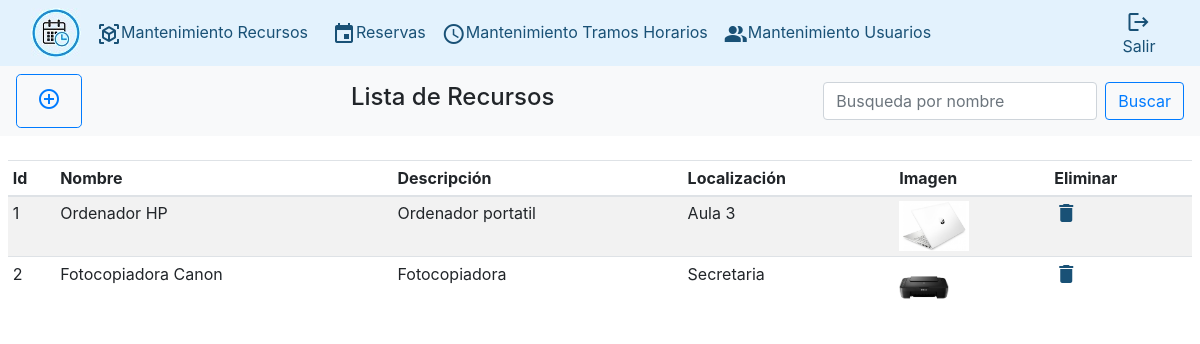
Screenshot of /?controller=resources&&action=showResources (signed in) with the database file from the repository.
### tables this page shows
CREATE TABLE resources (
  id INT AUTO_INCREMENT NOT NULL,
  name VARCHAR(100) NOT NULL,
  description VARCHAR(1000),
  location VARCHAR(200),
  image VARCHAR(2000),
  PRIMARY KEY (id)
);

### Controllers/ResourcesController.php (called while the page is built, shortened)
<?php
class ResourcesController
{
	function showResources()
	{
		$listaResources=Resources::all();
		require_once('Views/Resources/showResources.php');
	}
}
?>

### index.php (called while the page is built, shortened)
<?php
	require_once('Views/Layouts/layout.php');
?>

### Model/Resources.php (called while the page is built, shortened)
<?php
class Resources
{
	private $id;
	private $name;
	private $description;
	private $location;
	private $image;
	public function getId(){
		return $this->id;
	}
	public function setId($id){
		$this->id = $id;
	}
	public function getName(){
		return $this->name;
	}
	public function setName($name){
		$this->name = $name;
	}
	public function getDescription(){
		return $this->description;
	}
	public function setDescription($description){
		$this->description = $description;
	}
	public function getLocation(){
		return $this->location;
	}
	public function setLocation($location){
		$this->location = $location;
	}
	public function obtenerImagen() {
		return $this->image;
	}
	public function setImage($image){
		$this->image = $image;
	}
	public static function all()
	{
		$db=Db::getConnect();
		$listaResources=[];
		$select=$db->query('SELECT *
							FROM resources
							ORDER BY id');
		foreach($select->fetchAll() as $resources){
			$listaResources[]=new Resources($resources['id'],$resources['name'],$resources['description'],
				$resources['location'],$resources['image']);
		}
		return $listaResources;
	}
}
?>

### Views/Resources/showResources.php (the view, shortened to what this page needs)
<?php
  if($_SESSION["realname"] ?? null) {
?>
<div>
	<nav class="navbar navbar-light bg-light w-100">
		<a href="?controller=resources&action=register"
			class="btn btn-outline-primary btn-lg"
			role="button" aria-disabled="true"><span class='material-icons md-18 p-1'>
			add_circle_outline</span>
		</a>
		<h4>Lista de Recursos</h4>
		<form class="form-inline" action="?controller=resources&action=search" method="post">
			<input class="form-control mr-sm-2" type="search" id="name" name="name"
				placeholder="Busqueda por nombre" aria-label="Search">
			<button class="btn btn-outline-primary my-2 my-sm-0" type="submit">Buscar</button>
		</form>
	</nav>
	<br/>
	<div class="table table-striped pl-2 pr-2">
		<table class="table table-hover table-sm">
			<thead>
				<tr>
					<th>Id</th>
					<th>Nombre</th>
					<th>Descripción</th>
					<th>Localización</th>
					<th>Imagen</th>
					<th>Eliminar</th>
				</tr>
			</thead>
			<tbody style="cursor: pointer;">
					<?php foreach ($listaResources as $resources) {?>
					<tr onclick="document.location='?controller=resources&&action=updateResources&&idResources=<?php
						echo $resources->getId()?>'">
						<td><?php echo $resources->getId(); ?></a> </td>
						<td><?php echo $resources->getName(); ?></td>
						<td><?php echo $resources->getDescription(); ?></td>
						<td><?php echo $resources->getLocation(); ?></td>
						<?php echo "<td><img height='50px' name='image'
							src='../RecursosInformaticos/images/". $resources->obtenerImagen() ."'></td>"; ?>
						<td><span class='material-icons md-18'>
						<a href="?controller=resources&&action=delete&&id=<?php
						echo $resources->getId() ?>" style="color:#195176;">delete</a></span></td>
					</tr>
					<?php } ?>
			</tbody>
		</table>
	</div>
</div>
<?php
  }else require_once('Views/Errors/accessDenied.php');
?>

### rows the page displays
resources: id "1", name "Ordenador HP", description "Ordenador portatil", location "Aula 3", image (picture)
resources: id "2", name "Fotocopiadora Canon", description "Fotocopiadora", location "Secretaria", image (picture)
